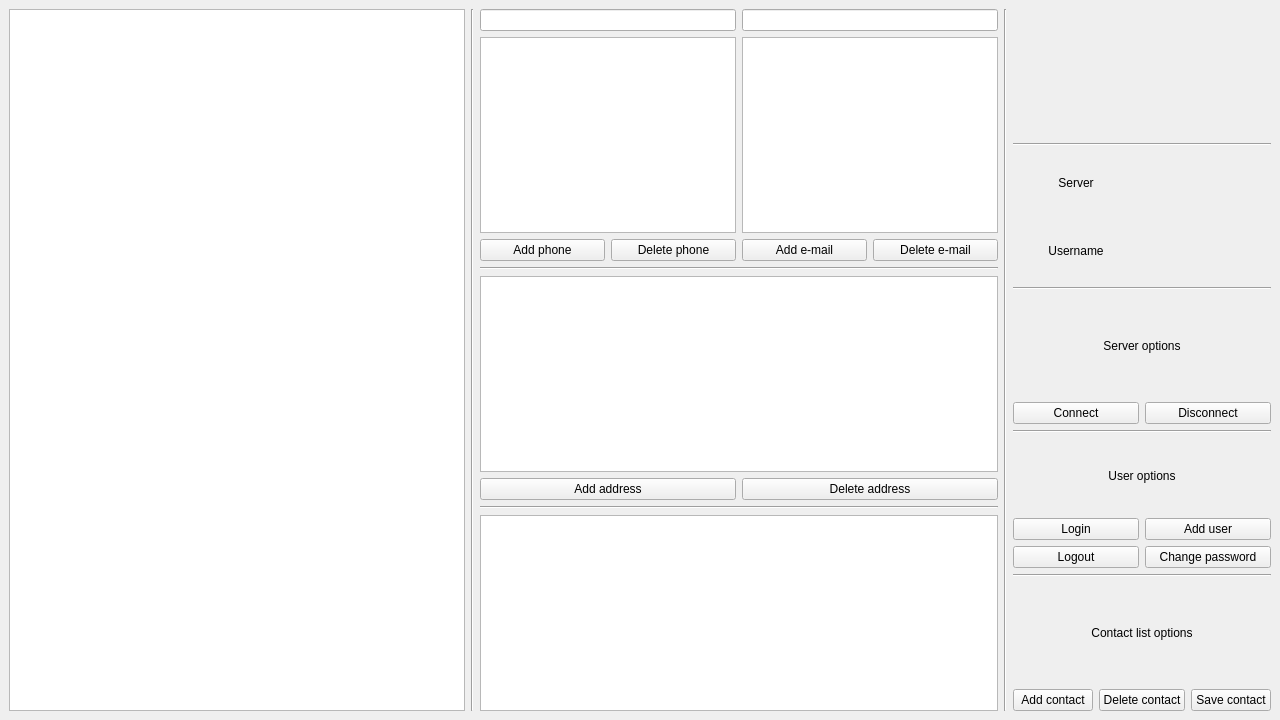
<?xml version="1.0" encoding="UTF-8"?>
<ui version="4.0">
 <class>MainWindow</class>
 <widget class="QMainWindow" name="MainWindow">
  <property name="geometry">
   <rect>
    <x>0</x>
    <y>0</y>
    <width>1280</width>
    <height>720</height>
   </rect>
  </property>
  <property name="minimumSize">
   <size>
    <width>1280</width>
    <height>720</height>
   </size>
  </property>
  <property name="maximumSize">
   <size>
    <width>16777215</width>
    <height>16777215</height>
   </size>
  </property>
  <property name="windowTitle">
   <string>QtSSB</string>
  </property>
  <widget class="QWidget" name="centralwidget">
   <layout class="QGridLayout" name="gridLayout_2">
    <item row="0" column="0">
     <layout class="QGridLayout" name="gridLayout">
      <item row="0" column="6">
       <widget class="Line" name="line">
        <property name="orientation">
         <enum>Qt::Vertical</enum>
        </property>
       </widget>
      </item>
      <item row="0" column="0">
       <widget class="QListWidget" name="contactListWidget">
        <property name="resizeMode">
         <enum>QListView::Fixed</enum>
        </property>
        <property name="layoutMode">
         <enum>QListView::SinglePass</enum>
        </property>
        <property name="sortingEnabled">
         <bool>true</bool>
        </property>
       </widget>
      </item>
      <item row="0" column="2">
       <widget class="Line" name="line_6">
        <property name="orientation">
         <enum>Qt::Vertical</enum>
        </property>
       </widget>
      </item>
      <item row="0" column="11">
       <layout class="QVBoxLayout" name="verticalLayout">
        <item>
         <widget class="QLabel" name="label">
          <property name="text">
           <string/>
          </property>
          <property name="pixmap">
           <pixmap resource="resources.qrc">:/img/logo.png</pixmap>
          </property>
         </widget>
        </item>
        <item>
         <widget class="Line" name="line_2">
          <property name="orientation">
           <enum>Qt::Horizontal</enum>
          </property>
         </widget>
        </item>
        <item>
         <layout class="QGridLayout" name="gridLayout_4">
          <item row="1" column="0">
           <widget class="QLabel" name="username">
            <property name="text">
             <string>Username</string>
            </property>
            <property name="alignment">
             <set>Qt::AlignCenter</set>
            </property>
           </widget>
          </item>
          <item row="1" column="1">
           <widget class="QLabel" name="loggedUserLabel">
            <property name="text">
             <string/>
            </property>
           </widget>
          </item>
          <item row="0" column="0">
           <widget class="QLabel" name="server">
            <property name="text">
             <string>Server</string>
            </property>
            <property name="alignment">
             <set>Qt::AlignCenter</set>
            </property>
           </widget>
          </item>
          <item row="0" column="1">
           <widget class="QLabel" name="serverHostNameLabel">
            <property name="text">
             <string/>
            </property>
           </widget>
          </item>
         </layout>
        </item>
        <item>
         <widget class="Line" name="line_4">
          <property name="orientation">
           <enum>Qt::Horizontal</enum>
          </property>
         </widget>
        </item>
        <item>
         <layout class="QGridLayout" name="gridLayout_5">
          <item row="1" column="0">
           <widget class="QPushButton" name="pushButton_Connect">
            <property name="text">
             <string>Connect</string>
            </property>
           </widget>
          </item>
          <item row="1" column="1">
           <widget class="QPushButton" name="pushButton_Disconnect">
            <property name="text">
             <string>Disconnect</string>
            </property>
           </widget>
          </item>
          <item row="0" column="0" colspan="2">
           <widget class="QLabel" name="serveroptions">
            <property name="text">
             <string>Server options</string>
            </property>
            <property name="alignment">
             <set>Qt::AlignCenter</set>
            </property>
           </widget>
          </item>
         </layout>
        </item>
        <item>
         <widget class="Line" name="line_3">
          <property name="orientation">
           <enum>Qt::Horizontal</enum>
          </property>
         </widget>
        </item>
        <item>
         <layout class="QGridLayout" name="gridLayout_6">
          <item row="2" column="0">
           <widget class="QPushButton" name="pushButton_Logout">
            <property name="text">
             <string>Logout</string>
            </property>
           </widget>
          </item>
          <item row="1" column="1">
           <widget class="QPushButton" name="pushButton_AddUser">
            <property name="text">
             <string>Add user</string>
            </property>
           </widget>
          </item>
          <item row="2" column="1">
           <widget class="QPushButton" name="pushButton_ChangePassword">
            <property name="text">
             <string>Change password</string>
            </property>
           </widget>
          </item>
          <item row="1" column="0">
           <widget class="QPushButton" name="pushButton_Login">
            <property name="text">
             <string>Login</string>
            </property>
           </widget>
          </item>
          <item row="0" column="0" colspan="2">
           <widget class="QLabel" name="label_9">
            <property name="text">
             <string>User options</string>
            </property>
            <property name="alignment">
             <set>Qt::AlignCenter</set>
            </property>
           </widget>
          </item>
         </layout>
        </item>
        <item>
         <widget class="Line" name="line_5">
          <property name="orientation">
           <enum>Qt::Horizontal</enum>
          </property>
         </widget>
        </item>
        <item>
         <layout class="QGridLayout" name="gridLayout_7">
          <item row="1" column="0">
           <widget class="QPushButton" name="pushButton_AddContact">
            <property name="text">
             <string>Add contact</string>
            </property>
           </widget>
          </item>
          <item row="1" column="1">
           <widget class="QPushButton" name="pushButton_DeleteContact">
            <property name="text">
             <string>Delete contact</string>
            </property>
           </widget>
          </item>
          <item row="1" column="2">
           <widget class="QPushButton" name="pushButton_SaveContact">
            <property name="text">
             <string>Save contact</string>
            </property>
           </widget>
          </item>
          <item row="0" column="0" colspan="3">
           <widget class="QLabel" name="label_10">
            <property name="text">
             <string>Contact list options</string>
            </property>
            <property name="alignment">
             <set>Qt::AlignCenter</set>
            </property>
           </widget>
          </item>
         </layout>
        </item>
       </layout>
      </item>
      <item row="0" column="3">
       <layout class="QGridLayout" name="gridLayout_3">
        <item row="1" column="0" colspan="2">
         <widget class="QListWidget" name="phoneListWidget"/>
        </item>
        <item row="2" column="3">
         <widget class="QPushButton" name="pushButton_DeleteMail">
          <property name="text">
           <string>Delete e-mail</string>
          </property>
         </widget>
        </item>
        <item row="5" column="0" colspan="4">
         <widget class="QListWidget" name="addressListWidget"/>
        </item>
        <item row="2" column="1">
         <widget class="QPushButton" name="pushButton_DeletePhone">
          <property name="text">
           <string>Delete phone</string>
          </property>
         </widget>
        </item>
        <item row="2" column="0">
         <widget class="QPushButton" name="pushButton_AddPhone">
          <property name="text">
           <string>Add phone</string>
          </property>
         </widget>
        </item>
        <item row="0" column="0" colspan="2">
         <widget class="QLineEdit" name="nameLineEdit"/>
        </item>
        <item row="8" column="0" colspan="4">
         <widget class="QPlainTextEdit" name="descriptionEdit"/>
        </item>
        <item row="0" column="2" colspan="2">
         <widget class="QLineEdit" name="surnameLineEdit"/>
        </item>
        <item row="1" column="2" colspan="2">
         <widget class="QListWidget" name="mailListWidget"/>
        </item>
        <item row="2" column="2">
         <widget class="QPushButton" name="pushButton_AddMail">
          <property name="text">
           <string>Add e-mail</string>
          </property>
         </widget>
        </item>
        <item row="7" column="0" colspan="4">
         <widget class="Line" name="line_8">
          <property name="orientation">
           <enum>Qt::Horizontal</enum>
          </property>
         </widget>
        </item>
        <item row="6" column="0" colspan="2">
         <widget class="QPushButton" name="pushButton_AddAddress">
          <property name="text">
           <string>Add address</string>
          </property>
         </widget>
        </item>
        <item row="6" column="2" colspan="2">
         <widget class="QPushButton" name="pushButton_DeleteAddress">
          <property name="text">
           <string>Delete address</string>
          </property>
         </widget>
        </item>
        <item row="3" column="0" colspan="4">
         <widget class="Line" name="line_7">
          <property name="orientation">
           <enum>Qt::Horizontal</enum>
          </property>
         </widget>
        </item>
       </layout>
      </item>
     </layout>
    </item>
   </layout>
  </widget>
 </widget>
 <resources>
  <include location="resources.qrc"/>
 </resources>
 <connections/>
</ui>
